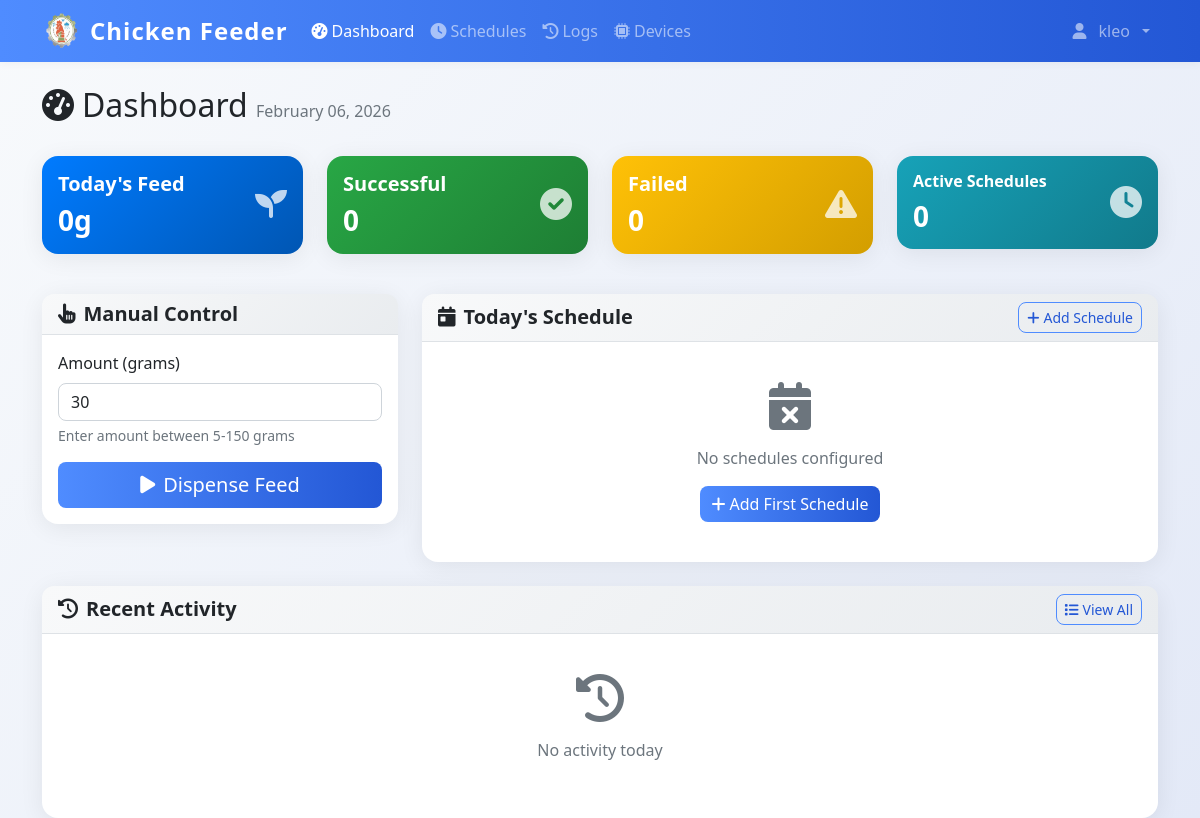
/dashboard (signed in), run on an earlier commit of the app's database.
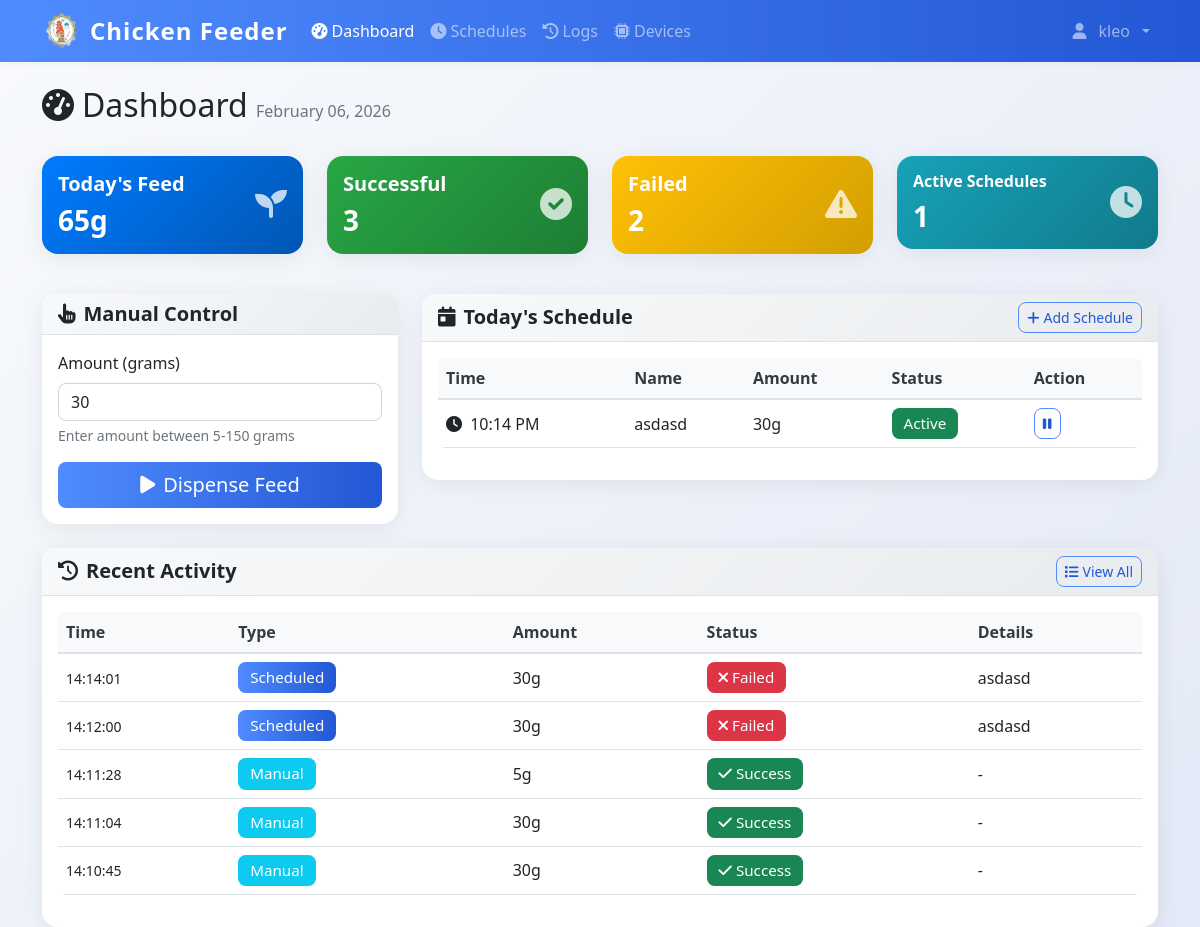
And on a later commit of the database.
### models.py (models this page shows)
class FeedSchedule(db.Model):
    id = db.Column(db.Integer, primary_key=True)
    name = db.Column(db.String(100), nullable=False)
    feed_time = db.Column(db.Time, nullable=False)
    amount_grams = db.Column(db.Integer, nullable=False)
    is_active = db.Column(db.Boolean, default=True)
    created_by = db.Column(db.Integer, db.ForeignKey('user.id'), nullable=False)
    created_at = db.Column(db.DateTime, default=datetime.utcnow)
    user = db.relationship('User', backref=db.backref('schedules', lazy=True))

class DispenseLog(db.Model):
    id = db.Column(db.Integer, primary_key=True)
    timestamp = db.Column(db.DateTime, default=datetime.utcnow, nullable=False)
    amount_grams = db.Column(db.Integer, nullable=False)
    trigger_type = db.Column(db.String(20), nullable=False)
    schedule_id = db.Column(db.Integer, db.ForeignKey('feed_schedule.id'), nullable=True)
    status = db.Column(db.String(20), default='success')
    error_message = db.Column(db.Text, nullable=True)
    triggered_by = db.Column(db.Integer, db.ForeignKey('user.id'), nullable=True)
    schedule = db.relationship('FeedSchedule', backref=db.backref('dispense_logs', lazy=True))
    user = db.relationship('User', backref=db.backref('dispense_logs', lazy=True))

### app.py (the view)
@app.route('/dashboard', methods=['GET', 'POST'])
@login_required
def dashboard():
    today_schedules = FeedSchedule.query.filter_by(created_by=current_user.id, is_active=True).order_by(FeedSchedule.feed_time).all()
    today_start = datetime.now().replace(hour=0, minute=0, second=0, microsecond=0)
    today_logs = DispenseLog.query.filter(
        DispenseLog.timestamp >= today_start,
        DispenseLog.triggered_by == current_user.id
    ).order_by(DispenseLog.timestamp.desc()).all()
    total_today = sum(log.amount_grams for log in today_logs if log.status == 'success')
    return render_template('dashboard.html',
                         schedules=today_schedules,
                         logs=today_logs,
                         total_today=total_today)

### app.py (called while the page is built)
@login_manager.user_loader
def load_user(user_id):
    return db.session.get(User, int(user_id))

@app.context_processor
def inject_datetime():
    return {'datetime': datetime}

@app.before_request
def restrict_admin_from_user_pages():
    if current_user.is_authenticated and getattr(current_user, 'is_admin', False):
        admin_paths = ['/admin', '/admin/', '/admin/dashboard', '/admin/config', '/admin/create', '/admin/feed-ratio']
        if not any(request.path.startswith(p) for p in admin_paths):
            if not request.path.startswith('/static') and not request.path.startswith('/logout'):
                return redirect(url_for('admin.dashboard'))

### templates/dashboard.html (shortened to what the changed rows need)
{% extends "base.html" %}
{% block content %}
<div class="container mt-4">
    <div class="row mb-4">
    <div class="col">
        <h1 class="h2">
            <i class="fas fa-tachometer-alt me-2"></i>Dashboard
            <span class="text-muted fs-6">{{ datetime.now().strftime('%B %d, %Y') }}</span>
        </h1>
    </div>
</div>
<div class="row mb-4">
    <div class="col-md-3 mb-3">
        <div class="card bg-primary text-white">
            <div class="card-body">
                <div class="d-flex justify-content-between">
                    <div>
                        <h5 class="card-title">Today's Feed</h5>
                        <h3 class="mb-0" id="total-today">{{ total_today }}g</h3>
                    </div>
                </div>
            </div>
        </div>
    </div>
    <div class="col-md-3 mb-3">
        <div class="card bg-success text-white">
            <div class="card-body">
                <div class="d-flex justify-content-between">
                    <div>
                        <h5 class="card-title">Successful</h5>
                        <h3 class="mb-0" id="successful-today">{{ logs|selectattr('status', 'equalto', 'success')|list|length }}</h3>
                    </div>
                </div>
            </div>
        </div>
    </div>
    <div class="col-md-3 mb-3">
        <div class="card bg-warning text-white">
            <div class="card-body">
                <div class="d-flex justify-content-between">
                    <div>
                        <h5 class="card-title">Failed</h5>
                        <h3 class="mb-0" id="failed-today">{{ logs|selectattr('status', 'equalto', 'failure')|list|length }}</h3>
                    </div>
                </div>
            </div>
        </div>
    </div>
    <div class="col-md-3 mb-3">
        <div class="card bg-info text-white">
            <div class="card-body">
                <div class="d-flex justify-content-between">
                    <div>
                        <h5 class="card-title fs-6">Active Schedules</h5>
                        <h3 class="mb-0">{{ schedules|selectattr('is_active')|list|length }}</h3>
                    </div>
                </div>
            </div>
        </div>
    </div>
</div>
<div class="row">
    <div class="col-lg-8 mb-4">
        <div class="card">
            <div class="card-body">
                {% if schedules %}
                <div class="table-responsive">
                    <table class="table table-hover">
                        <thead>
                            <tr>
                                <th>Time</th>
                                <th>Name</th>
                                <th>Amount</th>
                                <th>Status</th>
                                <th>Action</th>
                            </tr>
                        </thead>
                        <tbody>
                            {% for schedule in schedules %}
                            <tr>
                                <td>
                                    <i class="fas fa-clock me-1"></i>
                                    {{ schedule.feed_time.strftime('%I:%M %p') }}
                                </td>
                                <td>{{ schedule.name }}</td>
                                <td>{{ schedule.amount_grams }}g</td>
                                <td>
                                    {% if schedule.is_active %}
                                        <span class="badge bg-success">Active</span>
                                    {% else %}
                                        <span class="badge bg-secondary">Inactive</span>
                                    {% endif %}
                                </td>
                                <td>
                                    <button class="btn btn-sm btn-outline-primary"
                                            onclick="toggleSchedule({{ schedule.id }})">
                                        {% if schedule.is_active %}
                                            <i class="fas fa-pause"></i>
                                        {% else %}
                                            <i class="fas fa-play"></i>
                                        {% endif %}
                                    </button>
                                </td>
                            </tr>
                            {% endfor %}
                        </tbody>
                    </table>
                </div>
                {% else %}
                <div class="text-center text-muted py-4">
                    <i class="fas fa-calendar-times fa-3x mb-3"></i>
                    <p>No schedules configured</p>
                    <a href="{{ url_for('add_schedule') }}" class="btn btn-primary">
                        <i class="fas fa-plus me-1"></i>Add First Schedule
                    </a>
                </div>
                {% endif %}
            </div>
        </div>
    </div>
</div>
<div class="row">
    <div class="col-12">
        <div class="card">
            <div class="card-body">
                {% if logs %}
                <div class="table-responsive">
                    <table class="table table-hover">
                        <thead>
                            <tr>
                                <th>Time</th>
                                <th>Type</th>
                                <th>Amount</th>
                                <th>Status</th>
                                <th>Details</th>
                            </tr>
                        </thead>
                        <tbody>
                            {% for log in logs[:10] %}
                            <tr>
                                <td>
                                    <small>{{ log.timestamp.strftime('%H:%M:%S') }}</small>
                                </td>
                                <td>
                                    {% if log.trigger_type == 'manual' %}
                                        <span class="badge bg-info">Manual</span>
                                    {% else %}
                                        <span class="badge bg-primary">Scheduled</span>
                                    {% endif %}
                                </td>
                                <td>{{ log.amount_grams }}g</td>
                                <td>
                                    {% if log.status == 'success' %}
                                        <span class="badge bg-success">
                                            <i class="fas fa-check me-1"></i>Success
                                        </span>
                                    {% else %}
                                        <span class="badge bg-danger">
                                            <i class="fas fa-times me-1"></i>Failed
                                        </span>
                                    {% endif %}
                                </td>
                                <td style="max-width: 300px;">
                                    {% if log.schedule %}
                                        {{ log.schedule.name }}
                                    {% elif log.error_message %}
                                        <small class="text-danger" title="{{ log.error_message }}" style="cursor: help;">
                                            {{ log.error_message[:100] }}{% if log.error_message|length > 100 %}...{% endif %}
                                        </small>
                                    {% else %}
                                        -
                                    {% endif %}
                                </td>
                            </tr>
                            {% endfor %}
                        </tbody>
                    </table>
                </div>
                {% else %}
                <div class="text-center text-muted py-4">
                    <i class="fas fa-history fa-3x mb-3"></i>
                    <p>No activity today</p>
                </div>
                {% endif %}
            </div>
        </div>
    </div>
</div>
</div>
{% endblock %}

What changed in the data, as far as the page shows it:
added FeedSchedule: feed_time "10:14 PM", name "asdasd", amount_grams "30", is_active "Active"
added DispenseLog: timestamp "14:14:01", trigger_type "Scheduled", amount_grams "30", status "failure" (drawn), schedule.name "asdasd"
added DispenseLog: timestamp "14:12:00", trigger_type "Scheduled", amount_grams "30", status "failure" (drawn), schedule.name "asdasd"
added DispenseLog: timestamp "14:11:28", trigger_type "Manual", amount_grams "5", status "success" (drawn)
added DispenseLog: timestamp "14:11:04", trigger_type "Manual", amount_grams "30", status "success" (drawn)
added DispenseLog: timestamp "14:10:45", trigger_type "Manual", amount_grams "30", status "success" (drawn)
Also different on the page:
{{ total_today }}: "0" → "65"
{{ logs|selectattr('status', 'equalto', 'success')|list|length }}: "0" → "3"
{{ logs|selectattr('status', 'equalto', 'failure')|list|length }}: "0" → "2"
{{ schedules|selectattr('is_active')|list|length }}: "0" → "1"
text no longer shown: "No schedules configured Add First Schedule No activity today"
text now shown: "Time Name Amount Status Action Time Type Amount Status Details"
